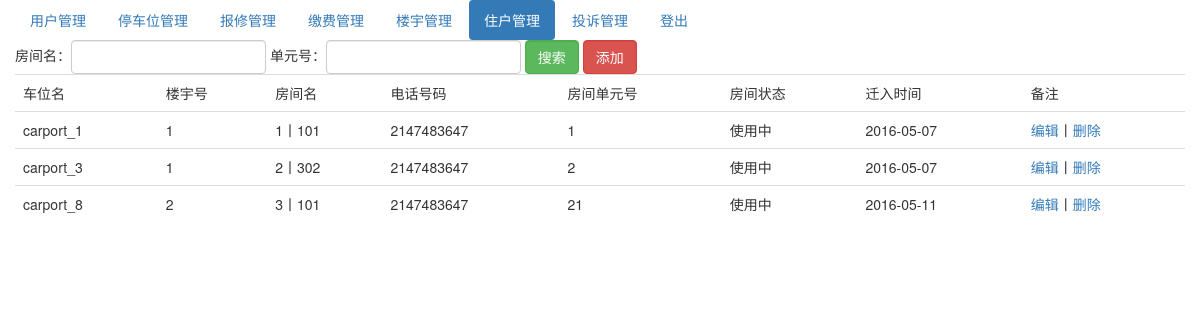
The app's page /index.php/house_admin with its own data.
### tables this page shows
CREATE TABLE IF NOT EXISTS `house` (
  `house_id` int(10) NOT NULL AUTO_INCREMENT,
  `carport_id` int(10) NOT NULL,
  `building_id` int(10) NOT NULL,
  `house_name` varchar(255) NOT NULL,
  `telephone` int(50) NOT NULL,
  `unit_num` int(10) NOT NULL COMMENT '房间单元号',
  `status` tinyint(4) NOT NULL COMMENT '房间状态 10未使用 20使用中',
  `move_in_time` int(10) DEFAULT NULL,
  `move_out_time` int(10) DEFAULT NULL,
  `remark` int(255) DEFAULT NULL,
  PRIMARY KEY (`house_id`)
);

### application/controllers/House_admin.php (called while the page is built, shortened)
<?php
class House_admin extends CI_Controller{
    public function __construct()
    {
        $this->load->helper('url_helper');
    }
    public function index(){
        $this->load->model('house_model');
        $this->load->model('building_model');
        $this->load->model('carport_model');
        $condition=array();
        $house_list=$this->house_model->getHouseList($condition);
        foreach($house_list as $key=>$value){
            $carport_info=$this->carport_model->getCarportInfo(array('carport_id'=>$value['carport_id']));
            $house_list[$key]['carport_name']=$carport_info['carport_name'];
            $building_info=$this->building_model->getBuildingInfo(array('building_id'=>$value['building_id']));
            $house_list[$key]['building_num']=$building_info['building_num'];
        }
        $data=array();
        $data['house_list']=$house_list;
        $this->load->view('templates/header_admin',$data);
        $this->load->view('house_index_admin',$data);
    }
}

### index.php (called while the page is built, shortened)
<?php
require_once BASEPATH.'core/CodeIgniter.php';

### application/models/House_model.php (called while the page is built, shortened)
<?php
class House_model extends CI_Model{
    public function getHouseList($condition=array())
    {
        $query=$this->db->get_where('house',$condition);
        return $query->result_array();
    }
}
?>

### application/models/Carport_model.php (called while the page is built, shortened)
<?php
class Carport_model extends CI_Model{
    public function getCarportInfo($condition){
        $query = $this->db->get_where('carport',$condition);
        return $query->row_array();
    }
}
?>

### application/models/Building_model.php (called while the page is built, shortened)
<?php
class Building_model extends CI_Model{
    public function getBuildingInfo($condition){
        $query = $this->db->get_where('building',$condition);
        return $query->row_array();
    }
}
?>

### application/views/house_index_admin.php (the view, shortened to what this page needs)
<div class="container">
    <div class="row">
        <ul class="nav nav-pills">
            <li role="presentation"><a href="/index.php/member_admin/index">用户管理</a></li>
            <li role="presentation"><a href="/index.php/carport_admin/index">停车位管理</a></li>
            <li role="presentation"><a href="/index.php/repair_admin/index">报修管理</a></li>
            <li role="presentation"><a href="/index.php/charge_admin/index">缴费管理</a></li>
            <li role="presentation"><a href="/index.php/building_admin/index">楼宇管理</a></li>
            <li role="presentation" class="active"><a href="/index.php/house_admin/index">住户管理</a></li>
            <li role="presentation"><a href="/index.php/complain_admin/index">投诉管理</a></li>
            <li role="presentation"><a href="/index.php/Welcome/logout">登出</a></li>
        </ul>
    </div>
    <div class="row">
        <form method="get" class="form-inline" action="/index.php/house_admin/index">
            <div class="form-group">房间名：<input type="text" class="form-control" name="house_name"></div>
            <div class="form-group">单元号：<input type="text" class="form-control" name="unit_num"></div>
            <div class="form-group"><input type="submit" class="form-control btn-success" value="搜索"></div>
            <div class="form-group"><a class="form-control btn-danger" href="/index.php/house_admin/add">添加</a></div>
        </form>
    </div>
    <div class="row">
        <table class="table">
            <tr>
                <td>车位名</td>
                <td>楼宇号</td>
                <td>房间名</td>
                <td>电话号码</td>
                <td>房间单元号</td>
                <td>房间状态</td>
                <td>迁入时间</td>
                <td>备注</td>
            </tr>
            <?php foreach($house_list as $value){ ?>
                <tr>
                    <td><?php echo $value['carport_name']; ?></td>
                    <td><?php echo $value['building_num']; ?></td>
                    <td><?php echo $value['house_name']; ?></td>
                    <td><?php echo $value['telephone']; ?></td>
                    <td><?php echo $value['unit_num']; ?></td>
                    <td><?php if($value['status']==20){echo '使用中';}else{echo '未使用'; }  ?></td>
                    <td><?php echo date('Y-m-d',$value['move_in_time']); ?></td>
                    <td><a href="/index.php/house_admin/showEdit?house_id=<?php echo $value['house_id']; ?>">编辑</a>丨<a href="/index.php/house_admin/delete?house_id=<?php echo $value['house_id']; ?>">删除</a></td>
                </tr>
            <?php } ?>
        </table>
    </div>
</div>

### records on screen
house: carport_name "carport_1", building_num "1", house_name "1丨101", telephone "2147483647", unit_num "1", status "使用中", move_in_time "2016-05-07"
house: carport_name "carport_3", building "1", house_name "2丨302", telephone "2147483647", unit_num "2", status "使用中", move_in_time "2016-05-07"
house: carport_name "carport_8", building "2", house_name "3丨101", telephone "2147483647", unit_num "21", status "使用中", move_in_time "2016-05-11"
